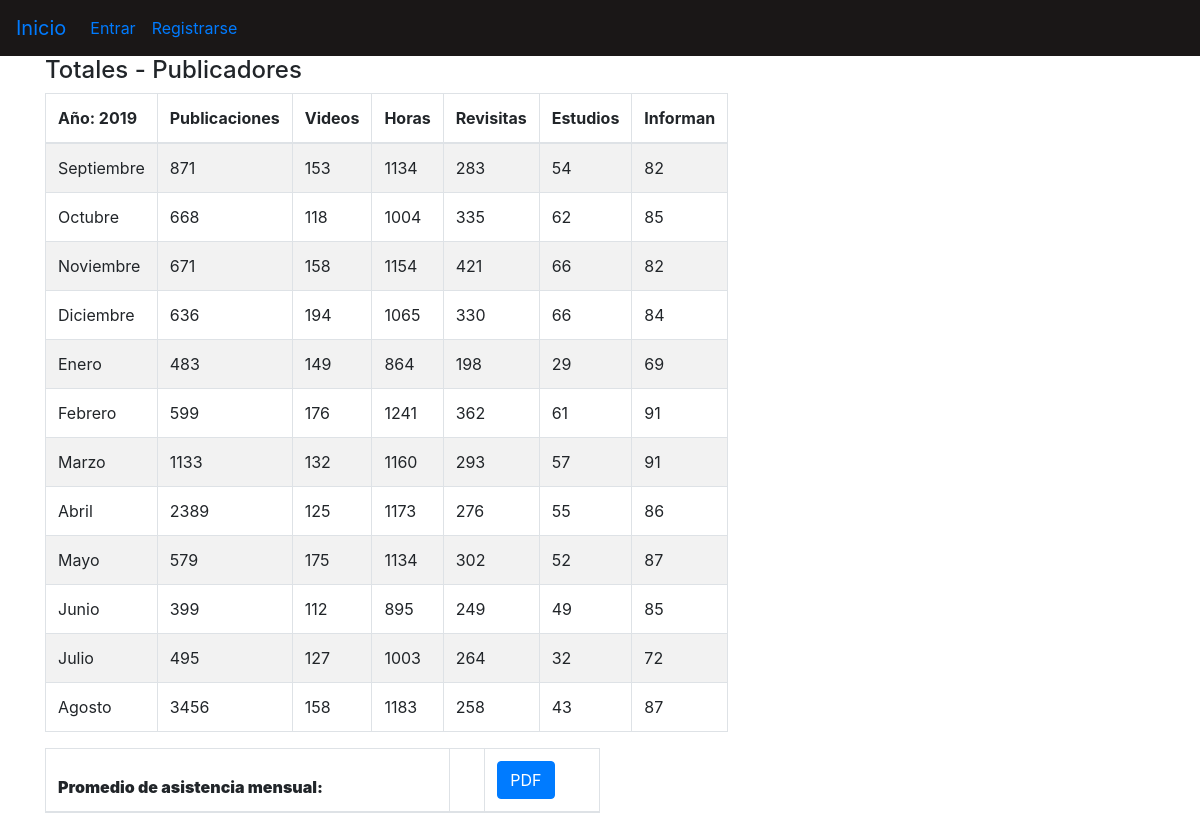
The app's page /totales/lista_por_año/2019/pub/ with its own data.
### totales/models.py (models this page shows)
class Publicadores(models.Model):
    año = models.IntegerField()
    mes = models.CharField(max_length=10, choices=MES)
    publicaciones = models.IntegerField(null=True, blank=True)
    videos = models.IntegerField(null=True, blank=True)
    horas = models.IntegerField(null=True, blank=True,default=0)
    revisitas = models.IntegerField(null=True, blank=True)
    estudios = models.IntegerField(null=True, blank=True)
    informan = models.IntegerField(null=True, blank=True)
    class Meta():
        verbose_name='publicador'
        verbose_name_plural='publicadores'
        ordering=['id']

### totales/views.py (called while the page is built, shortened)
def lista_por_año(request, año, pub_aux_reg):
    if pub_aux_reg == "pub":
        años=Publicadores.objects.filter(año=año)
        promedio = Publicadores.objects.filter(año=año).aggregate(Avg('horas'))
        return render(request, "totales/lista_por_año.html",{"años": años, "anio":año, "pub":"pub",'titulo': "Totales - Publicadores",'promedio': promedio})

### templates/totales/lista_por_año.html (shortened to what this page needs)
{% extends "base.html" %}
{% block contenido %}
    <div class="container">
        <h4>{{titulo}}</h4>
        <table  class="table table-striped table-bordered" style="width:50%">
            <thead align="justify">
                <tr>
                    <th>Año: {{anio}}</th>
                    <th>Publicaciones</th>
                    <th>Videos</th>
                    <th>Horas</th>
                    <th>Revisitas</th>
                    <th>Estudios</th>
                    <th>Informan</th>
                </tr>
            </thead>
            <tbody>
                {% for asistencia in años %}
                <tr>
                    <td>{{asistencia.mes}}</td>
                    <td>{{asistencia.publicaciones}}</td>
                    <td>{{asistencia.videos}}</td>
                    <td>{{asistencia.horas}}</td>
                    <td>{{asistencia.revisitas}}</td>
                    <td>{{asistencia.estudios}}</td>
                    <td>{{asistencia.informan}}</td>
                </tr>
                {% endfor %}
            </tbody>
        </table>
        <table  class="table table-striped table-bordered" style="width:50%">
            <thead align="justify">
                <tr>
                    <th>
                        <b>Promedio de asistencia mensual:</b>
                    </th>
                    <th>
                    </th>
                    <th>
                        {% if entre == "entre" %}
                        <a href="{% url 'EntreSemana_pdf' anio %}" class="btn btn-primary">PDF</a>
                        {% else %}
                         <a href="{% url 'FinDeSemana_pdf' anio %}" class="btn btn-primary">PDF</a>
                        {% endif %}
                    </th>
                </tr>
            </thead>
        </table>
    </div>
    {% endblock %}

### records on screen
Publicadores: mes "Septiembre", publicaciones "871", videos "153", horas "1134", revisitas "283", estudios "54", informan "82"
Publicadores: mes "Octubre", publicaciones "668", videos "118", horas "1004", revisitas "335", estudios "62", informan "85"
Publicadores: mes "Noviembre", publicaciones "671", videos "158", horas "1154", revisitas "421", estudios "66", informan "82"
Publicadores: mes "Diciembre", publicaciones "636", videos "194", horas "1065", revisitas "330", estudios "66", informan "84"
Publicadores: mes "Enero", publicaciones "483", videos "149", horas "864", revisitas "198", estudios "29", informan "69"
Publicadores: mes "Febrero", publicaciones "599", videos "176", horas "1241", revisitas "362", estudios "61", informan "91"
Publicadores: mes "Marzo", publicaciones "1133", videos "132", horas "1160", revisitas "293", estudios "57", informan "91"
Publicadores: mes "Abril", publicaciones "2389", videos "125", horas "1173", revisitas "276", estudios "55", informan "86"
Publicadores: mes "Mayo", publicaciones "579", videos "175", horas "1134", revisitas "302", estudios "52", informan "87"
Publicadores: mes "Junio", publicaciones "399", videos "112", horas "895", revisitas "249", estudios "49", informan "85"
Publicadores: mes "Julio", publicaciones "495", videos "127", horas "1003", revisitas "264", estudios "32", informan "72"
Publicadores: mes "Agosto", publicaciones "3456", videos "158", horas "1183", revisitas "258", estudios "43", informan "87"

### other values on screen
{{ titulo }} "Totales - Publicadores"
{{ anio }} "2019"
